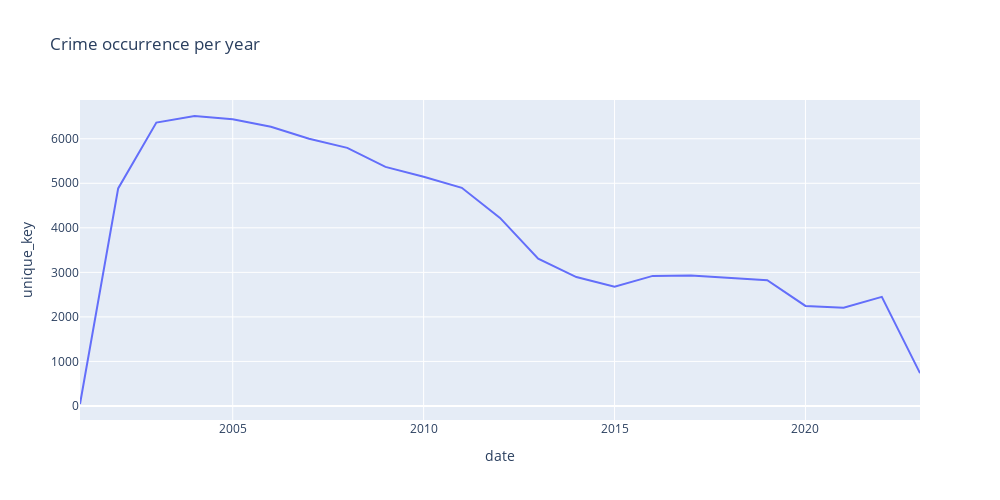

Notebook code cell kept with this figure:
### Markdown cell above
### 3. Is the incidence of crimes growing up or decreasing over the years?
#### 3. A incidência de crimes está crescendo ou diminuindo ao longo dos anos?

### Code cell
# Plotting the chart / Plotando o gráfico
fig = px.line(df.groupby(df['date'].dt.year)['unique_key'].count().reset_index(), x="date", y="unique_key",
               title='Crime occurrence per year',  width=1000, height=500)
fig.show()

### Figure 1 — Plotly figure (JSON) as saved in the notebook; plotly's stock layout.template omitted (floating-point values rounded to 4 significant figures)
{"data": [{"hovertemplate": "date=%{x}<br>unique_key=%{y}<extra></extra>", "legendgroup": "", "line": {"color": "#636efa", "dash": "solid"}, "marker": {"symbol": "circle"}, "mode": "lines", "name": "", "orientation": "v", "showlegend": false, "type": "scatter", "x": [2001, 2002, 2003, 2004, 2005, 2006, 2007, 2008, 2009, 2010, 2011, 2012, 2013, 2014, 2015, 2016, 2017, 2018, 2019, 2020, 2021, 2022, 2023], "xaxis": "x", "y": [44, 4885, 6363, 6511, 6440, 6270, 6000, 5795, 5369, 5147, 4899, 4223, 3306, 2894, 2676, 2921, 2932, 2875, 2825, 2247, 2208, 2449, 737], "yaxis": "y"}], "layout": {"height": 500, "legend": {"tracegroupgap": 0}, "title": {"text": "Crime occurrence per year"}, "width": 1000, "xaxis": {"anchor": "y", "domain": [0, 1], "title": {"text": "date"}}, "yaxis": {"anchor": "x", "domain": [0, 1], "title": {"text": "unique_key"}}}}
